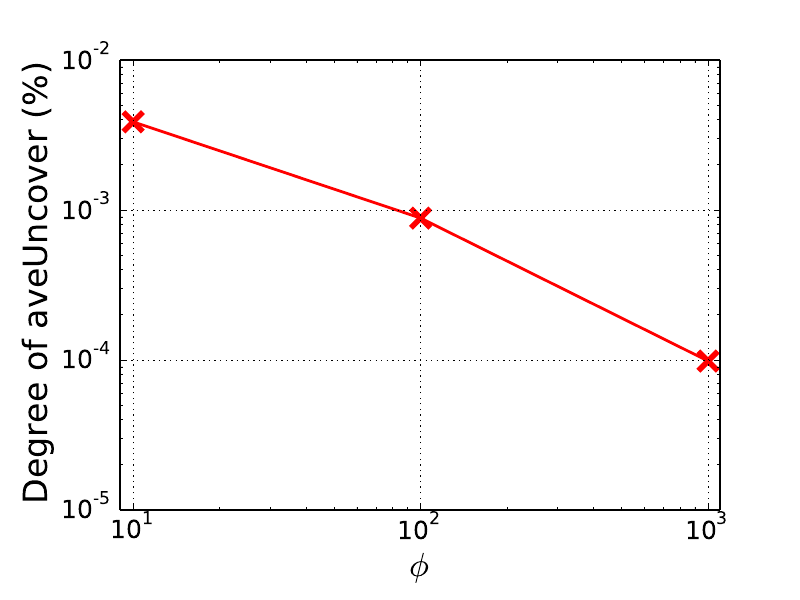

Here is the Python script that generated this plot:
import matplotlib.pyplot as plt
import matplotlib.dates as mdates
from matplotlib.ticker import MultipleLocator, FormatStrFormatter
from matplotlib.ticker import FixedLocator
import numpy as np

phiList = [10, 100, 1000]
overlapList = [3.87E-03, 8.83E-04, 9.84E-05]



#for i in rateList:
#	print i, accumList[i]

fig, ax = plt.subplots()
ax.plot(phiList, overlapList, 'r-x', linewidth=2.0, markersize=14, mew=4)


#major_ticks = np.arange(0, 101, 10) 


xmin = 9
xmax = 1100
ax.set_xlim(xmin, xmax)
#xticks = ax.xaxis.get_major_ticks()
#xticks[0].label1.set_visible(False)
for tick in ax.xaxis.get_major_ticks():
	tick.label.set_fontsize(18) 
ax.set_xscale("log", nonposx='clip')
plt.xlabel('$\phi$', fontsize=24)

#ymin = 0
#ymax = 101
#ax.set_ylim(ymin, ymax)
for tick in ax.yaxis.get_major_ticks():
	tick.label.set_fontsize(18) 
ax.set_yscale("log", nonposx='clip')
plt.ylabel('Degree of aveUncover (%)',  fontsize=24)

plt.gcf().subplots_adjust(bottom=0.15)
plt.gcf().subplots_adjust(left=0.15)
ax.grid(True)
#plt.title('Cumulative frequencies')
#plt.show()
fig.savefig('aveUncover.pdf')
plt.close(fig)